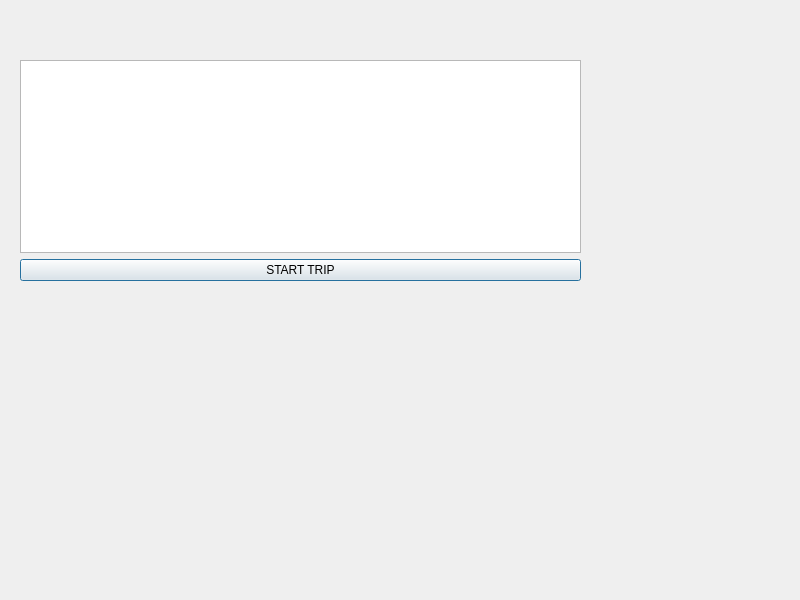
<?xml version="1.0" encoding="UTF-8"?>
<ui version="4.0">
 <class>Dialog</class>
 <widget class="QDialog" name="Dialog">
  <property name="geometry">
   <rect>
    <x>0</x>
    <y>0</y>
    <width>800</width>
    <height>600</height>
   </rect>
  </property>
  <property name="windowTitle">
   <string>Dialog</string>
  </property>
  <widget class="QWidget" name="verticalLayoutWidget">
   <property name="geometry">
    <rect>
     <x>20</x>
     <y>60</y>
     <width>561</width>
     <height>221</height>
    </rect>
   </property>
   <layout class="QVBoxLayout" name="verticalLayout">
    <item>
     <layout class="QGridLayout" name="gridLayout"/>
    </item>
    <item>
     <widget class="QPlainTextEdit" name="plainTextEdit"/>
    </item>
    <item>
     <widget class="QPushButton" name="pushButton">
      <property name="text">
       <string>START TRIP</string>
      </property>
     </widget>
    </item>
   </layout>
  </widget>
 </widget>
 <resources/>
 <connections/>
</ui>
